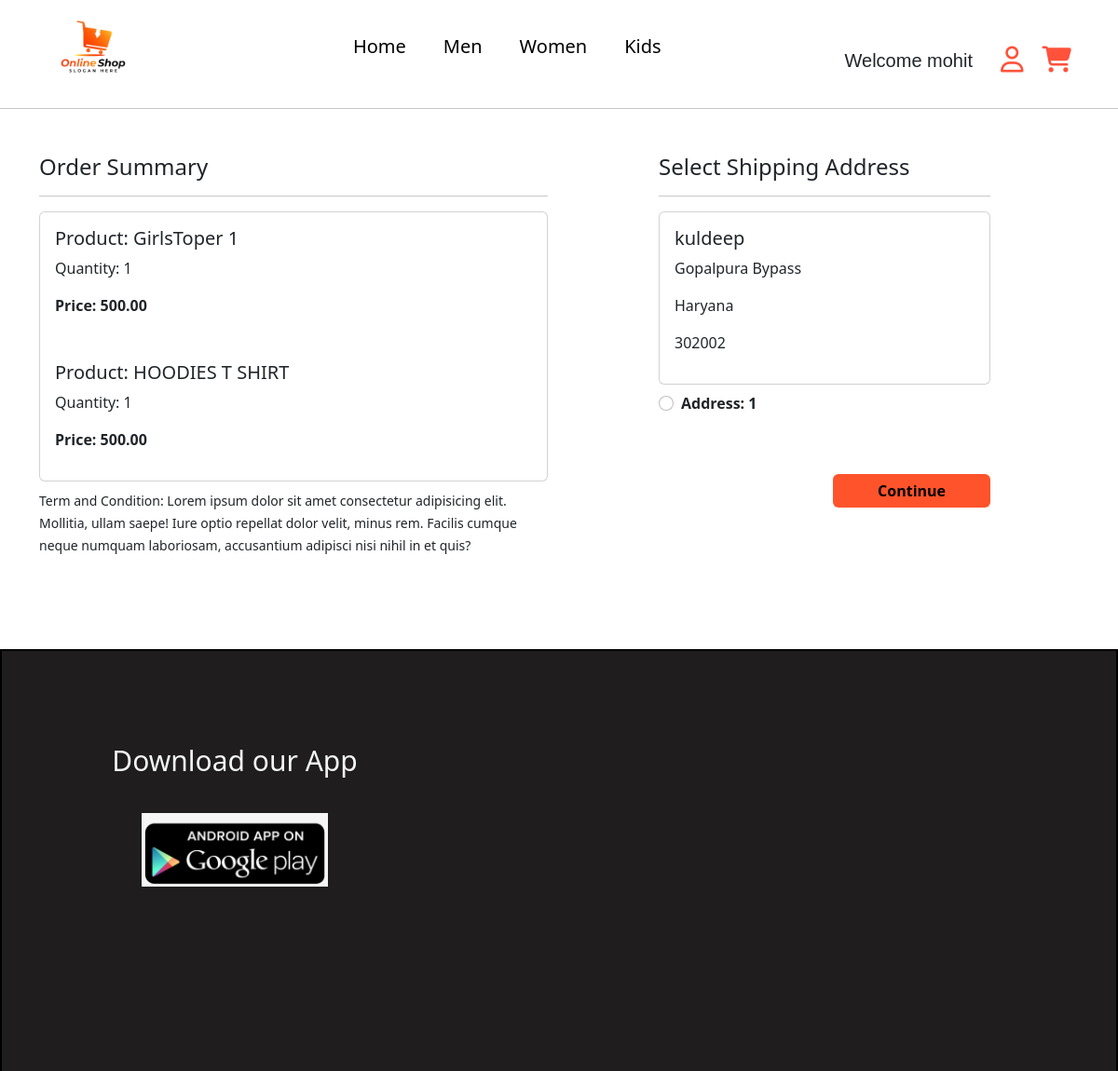
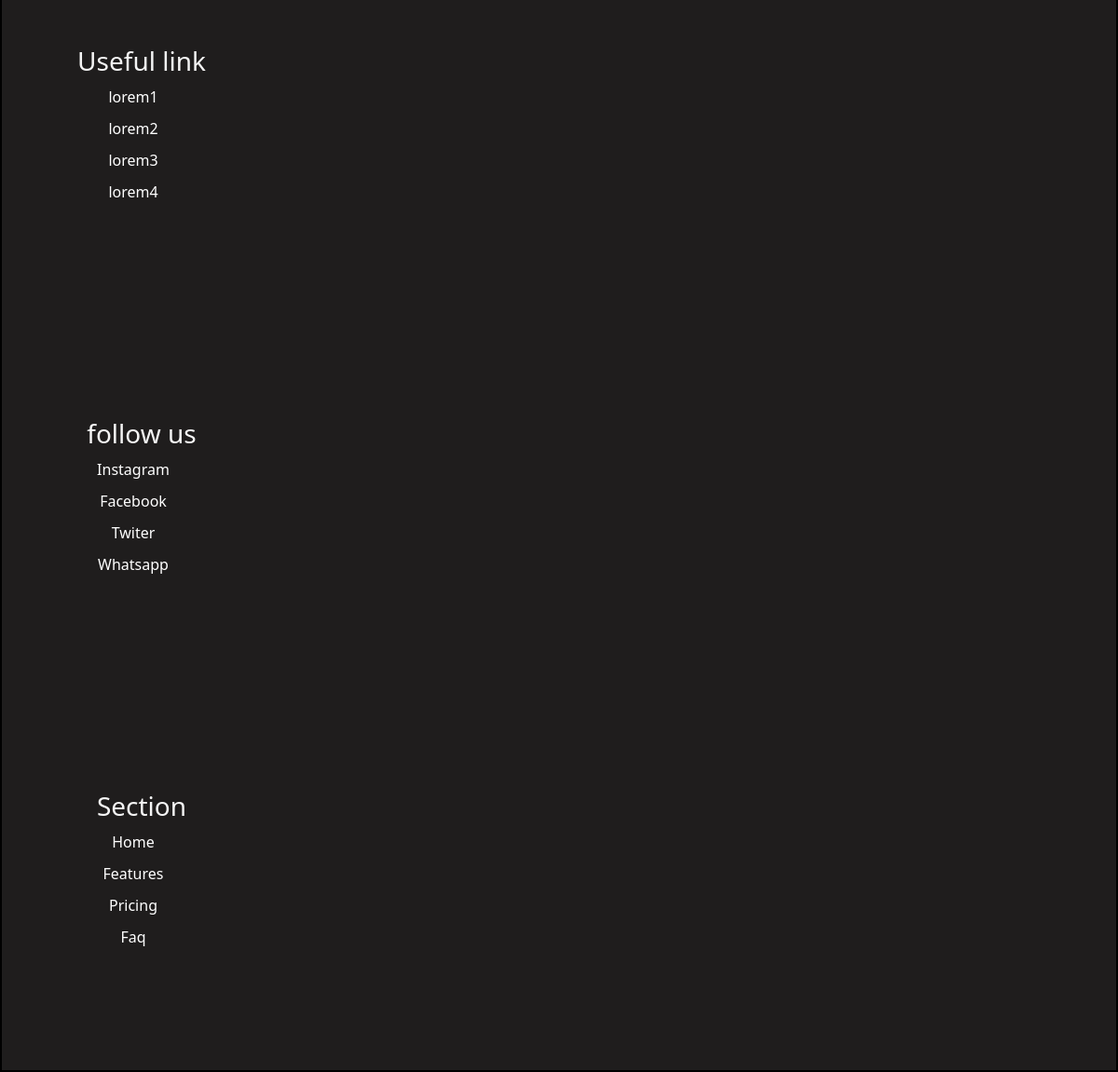
Screenshot of /checkout/ (signed in) with the database file from the repository (2 pictures, top to bottom).
### productapp/models.py (models this page shows, shortened)
class Cart(models.Model):
    user=models.ForeignKey(User,on_delete=models.CASCADE,default=1)
    product=models.ForeignKey(Product,on_delete=models.CASCADE)
    quantity=models.PositiveIntegerField(default=1)

class Product(models.Model):
    title = models.CharField(max_length=100)
    price = models.IntegerField()
    desc = models.CharField(max_length=1000)
    catagory = models.CharField(choices=CATEGORY_CHOICES,max_length=50)
    images = models.ImageField(upload_to='media/productimages')
    color = models.CharField(max_length=255, null=True, blank=True)
    size = models.CharField(max_length=15, null=True, blank=True)

### authenticationapp/models.py (models this page shows)
class Customer(models.Model):
    user=models.ForeignKey(User,on_delete=models.CASCADE)
    First_name=models.CharField(max_length=100) # first_name
    last_name=models.CharField(max_length=100)
    Email_id=models.EmailField() #email_id
    address=models.CharField(max_length=500)
    land_mark=models.CharField(max_length=100)
    State=models.CharField(choices=STATE_CHOICES,max_length=100)
    City=models.CharField(choices=CITY_CHOICES,max_length=100)
    pin_code=models.IntegerField()
    Mobile_no=models.IntegerField()

### productapp/views.py (the view)
# urls.py: path('checkout/',views.checkout),
def checkout(request):
    user = request.user
    a = Cart.objects.filter(user=user)
    b = Customer.objects.filter(user=user)
    print(a)
    print(b)
    context = {
        'a': a,
        'b': b
    }
    return render(request, 'productapp/checkout.html', context)

### templates/productapp/checkout.html (shortened to what this page needs)
{% extends 'productapp/headerandfooter.html' %}
{% block login %}
<!doctype html>
<html lang="en">
  <head>
    <link href="https://cdn.jsdelivr.net/npm/bootstrap@5.2.3/dist/css/bootstrap.min.css" rel="stylesheet">
  </head>
  <body>
    <div class="container">
        <div class="row mt-5">
         <div class="col-sm-6">
           <h4>Order Summary</h4>
           <hr>
             <div class="card mb-2">
                {% for j in a %}
               <div class="card-body">
                 <h5>Product: {{j.product.title}}</h5>
                 <p>Quantity: 1</p>
                 <p class="fw-bold">Price: {{j.product.price}}.00</p>
               </div>
               {% endfor %}
             </div>
           <small>Term and Condition: Lorem ipsum dolor sit amet consectetur adipisicing elit. Mollitia, ullam saepe! Iure optio repellat dolor velit, minus rem. Facilis cumque neque numquam laboriosam, accusantium adipisci nisi nihil in et quis?</small>
         </div>
         <div class="col-sm-4 offset-sm-1">
           <h4>Select Shipping Address</h4>
           <hr>
           <form action="/paymentdone/">
            {% for i in b %}
             <div class="card">
               <div class="card-body">
               <h5>{{i.First_name}}</h5>
               <p>{{i.address}}</p>
               <p>{{i.State}}</p>
               <p>{{i.pin_code}}</p>
               </div>
             </div>
               <div class="form-check mt-2 mb-5">
                 <input class="form-check-input" type="radio" name="custid" id="custadd{{forloop.counter}}" value="{{i.id}}">
                 <label class="form-check-label fw-bold" for="">
                   Address: {{forloop.counter}} </label>
               </div>
               {% endfor %}
               <div class="text-end">
                 <button type="submit" class="btn btn-warning mt-3 px-5 fw-bold cart-color">Continue</button>
               </div>
             </form>
           </div>
         </div>
       </div>
  </body>
</html>
{% endblock login %}

### templates/productapp/headerandfooter.html (shortened to what this page needs)
{% load static %}
<!DOCTYPE html>
<html lang="en">
<head>
  <link rel="stylesheet" href="https://cdnjs.cloudflare.com/ajax/libs/font-awesome/6.2.0/css/all.min.css"
 />
  <link href="https://cdn.jsdelivr.net/npm/bootstrap@5.3.0-alpha1/dist/css/bootstrap.min.css" rel="stylesheet"
>
</head>
<body>
  <div class="box1">
    <div class="logo">
      <img src="{% static 'mainapp/logo1.png' %}" alt="" class="img">
    </div>
    <div class="hover">
      <ul>
        <li><a href="/">Home</a></li>
        <li><a href="/men/">Men</a></li>
        <li><a href="/women/">Women</a></li>
        <li><a href="/kids/">Kids</a></li>
      </ul>
    </div>
    {% if user.is_authenticated %}
    <div class="user">
      <p>Welcome {{request.user}}</p>
      <li class="dropdown">
        <a href=""><i class="fa-regular fa-user font"></i></a>
    </li>
      <a href="/showcart/"><i class="fa-solid fa-cart-shopping cart font"></i></a>
    </div>
    {% endif %}
  </div>
  <hr>
  <div>
    {% block login %} {% endblock login %}
  </div>
  <div class="footer">
    <div class="container1">
        <div class="box" id="box1">
            <h3>Download our App</h3>
            <img src="{% static 'mainapp/downloadlogo.jpeg' %}" alt="">
        </div>
        <div class="box" id="box2">
            <h3>Useful link</h3>
            <ul>
                <a href=""><li>lorem1</li></a>
                <a href=""><li>lorem2</li></a>
                <a href=""><li>lorem3</li></a>
                <a href=""><li>lorem4</li></a>
            </ul>
        </div>
        <div class="box" id="box3">
            <h3>follow us</h3>
            <ul>
                <a href=""><li>Instagram</li></a>
                <a href=""><li>Facebook</li></a>
                <a href=""><li>Twiter</li>
                <a href=""><li>Whatsapp</li></a>
            </ul>
        </div>
        <div class="box" id="box4">
            <h3>Section</h3>
            <ul>
                <a href=""><li>Home</li></a>
                <a href=""><li>Features</li></a>
                <a href=""><li>Pricing</li></a>
                <a href=""><li>Faq</li></a>
            </ul>
        </div>
    </div>
</div>
</body>
</html>

### templates/productapp/checkout.html (style rules this page uses)
.cart-color { background-color: #ff532b; color: black; border: none; }

### rows the page displays
Cart: product "GirlsToper 1", product.price "500"
Cart: product "HOODIES T SHIRT", product.price "500"
Customer: First_name "kuldeep", address "Gopalpura Bypass", State "Haryana", pin_code "302002"

### other values shown
{{ request.user }} "mohit"
